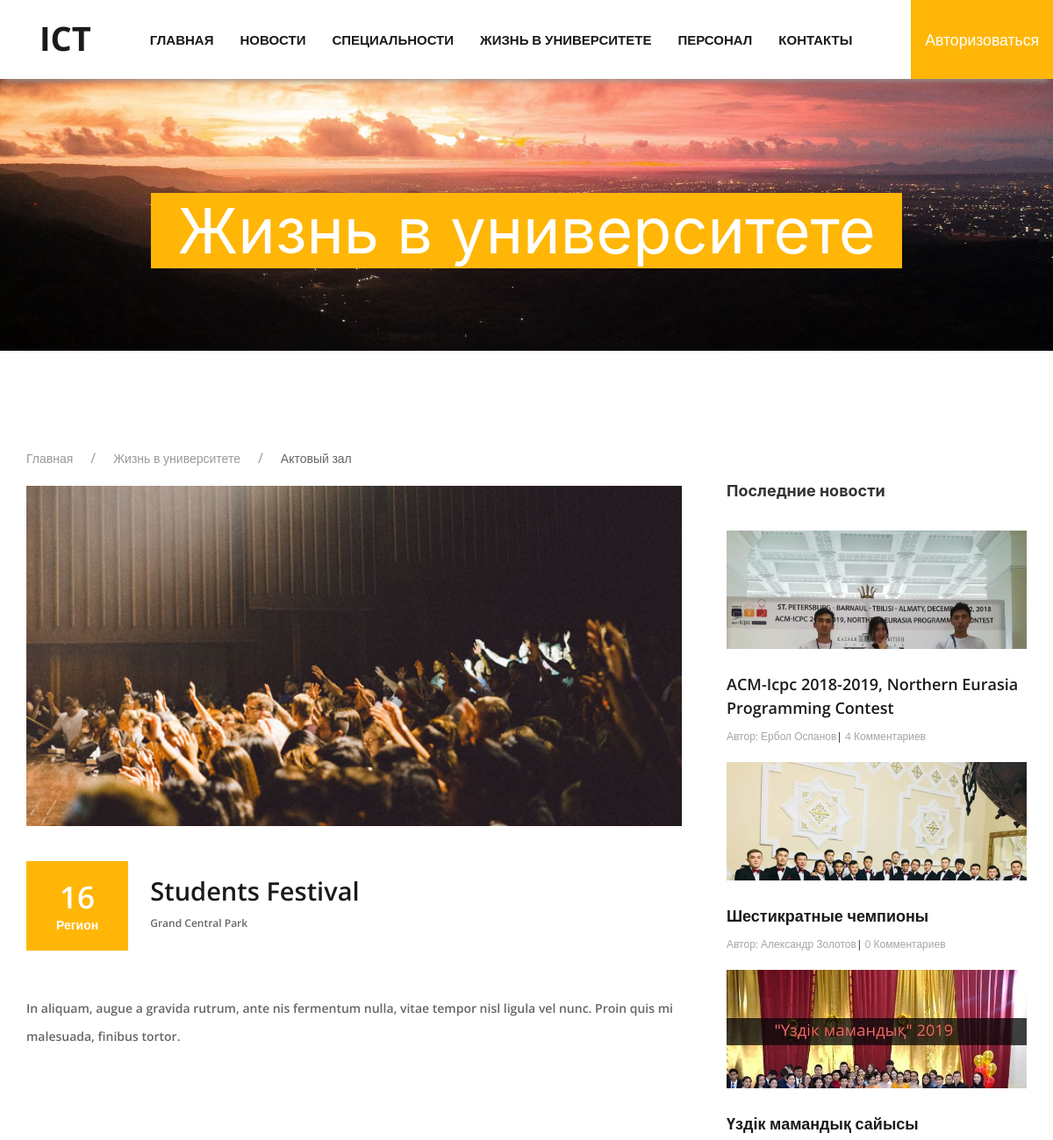
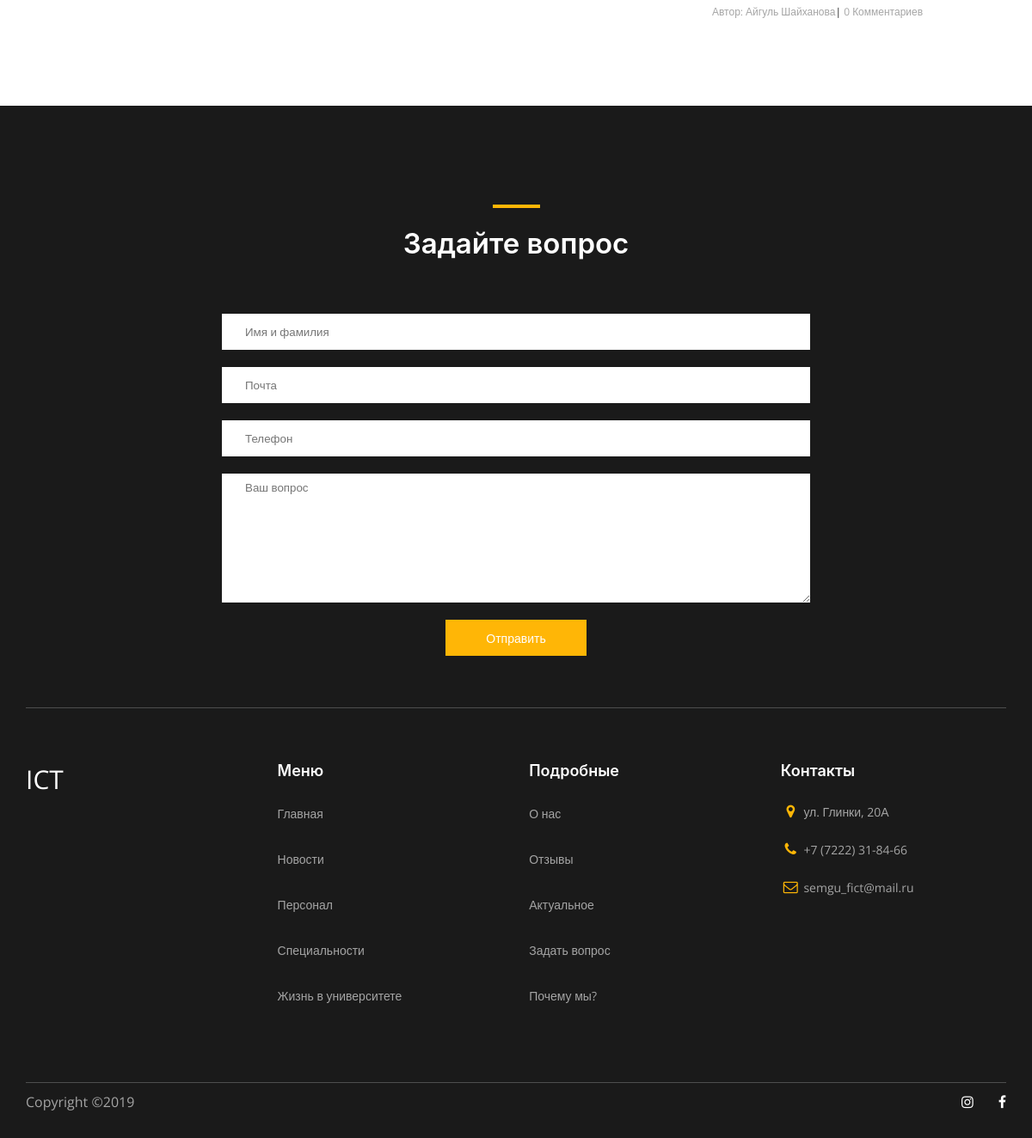
Screenshot of /student-life/1/ with the database file from the repository (2 pictures, top to bottom).
### ICTapp/models.py (models this page shows, shortened)
class Information(models.Model):
   title = models.CharField(max_length=100)
   text = models.TextField()
   location = models.CharField(max_length=100)
   img_main = models.ImageField(upload_to='posts_images', blank=True)
   img_1 = models.ImageField(upload_to='event_images', blank=True)
   img_2 = models.ImageField(upload_to='event_images', blank=True)
   img_3 = models.ImageField(upload_to='event_images', blank=True)
   date = models.DateTimeField(default=timezone.now)

### News/models.py (models this page shows, shortened)
class Post(models.Model):
   author = models.ForeignKey(User, on_delete=models.CASCADE)
   title = models.CharField(max_length=100)
   text = models.TextField()
   img = models.ImageField(upload_to='posts_images', blank=True)
   img_1 = models.ImageField(upload_to='posts_images', blank=True)
   img_2 = models.ImageField(upload_to='posts_images', blank=True)
   img_3 = models.ImageField(upload_to='posts_images', blank=True)
   img_4 = models.ImageField(upload_to='posts_images', blank=True)
   date = models.DateTimeField(default=timezone.now)
   def get_absolute_url(self):
      return reverse('news_detail_url', kwargs={'pk':self.pk})
   def get_comment_count(self):
      return self.comments.all().filter(approved=True).count()

### ICTapp/views.py (the view)
# urls.py: path('student-life/<int:pk>/', InformationDetailView.as_view(), name='information_detail_url'),
class InformationDetailView(View):
   def get(self, request, pk):
      information = get_object_or_404(Information, pk=pk)
      latest_news = Post.objects.filter().order_by('-date')[:3]
      return render(request, 'ICTapp/information_detail.html', context={
         'information': information,
         'latest_news': latest_news,
      })

### ICTapp/forms.py
class QuestionForm(forms.ModelForm):
   class Meta:
      model = Question
      fields = ('full_name', 'email', 'phone', 'text')
   def __init__(self, *args, **kwargs):
      super(QuestionForm, self).__init__(*args, **kwargs)
      self.fields['full_name'].label = "Имя Фамилия"
      self.fields['email'].label = "Эмэйл"
      self.fields['phone'].label = "Номер телефона"
      self.fields['text'].label = "Вопрос"

### ICTapp/context_processors.py (called while the page is built)
def question_form(request):
   if request.method == 'POST':
      bound_form = QuestionForm(request.POST)
      if bound_form.is_valid():
         bound_form.save()
         messages.success(request, f'Ваш вопрос принят. Прошу ожидайте ответа')
   return {'question_form': QuestionForm()}

### ICTapp/templates/ICTapp/information_detail.html (shortened to what this page needs)
{% extends 'base.html' %}
{% block content %}
   <div class="app-header parallax-window" data-parallax="scroll" data-image-src="/media/background-images/student-life.jpg">
      <h1>Жизнь в университете</h1>
   </div>
   <section id="information" class="information-section section">
      <div class="wrapper">
         <ul class="uk-breadcrumb breadcrumb">
            <li><a href="{% url 'home_url' %}">Главная</a></li>
            <li><a href="{% url 'informations_url' %}">Жизнь в университете</a></li>
            <li><span>Актовый зал</span></li>
         </ul>
         <div class="app-wrap flex j-sb">
            <div class="app-box">
               <div class="app-box__item">
                  {% if information.img_main %}
                     <div class="app-box__img app-desc-margin-b">
                        <div uk-lightbox>
                           <a href="{{ information.img_main.url }}" data-caption="">
                              <img src="{{ information.img_main.url }}" alt="ИКТ">
                           </a>
                        </div>
                     </div>
                  {% endif %}
                  <div class="app-box__container information-box__container flex flex-align-center">
                     <p class="app-box__date app-box__responsive-date">16 <span>Регион</span></p>
                     <div class="app-box__title">
                        <a>{{ information.title }}</a>
                        <p class="app-box__author">{{ information.location }}</p>
                     </div>
                  </div>
                  <p class="app-box__desc text-desc app-desc-margin-b">{{ information.text|safe }}</p>
               </div>
            </div>
            {% include 'includes/latest_news.html' %}
         </div>
   </section>
{% endblock content %}

### ICTapp/templates/includes/latest_news.html
<div class="news-more">
   <h3 class="text-title news-more__title">Последние новости</h3>
   <div class="news-more-box">
      {% for post in latest_news %}
         <div class="news-more__item">
            {% if post.img %}
            <div class="news-more__img">
               <img src="{{ post.img.url }}" alt="news">
            </div>
            {% endif %}
            <a class="app-more__link text-decor-none" href="{{ post.get_absolute_url }}">
               {{ post.title }}
            </a>
            <p class="news-more__author">Автор: {{ post.author.get_full_name }}<span>|</span> {{ post.get_comment_count }} Комментариев</p>
         </div>
      {% endfor %}
      </div>
   </div>
</div>

### ICTapp/static/css/main.css (style rules this page uses)
* { margin: 0; padding: 0; -webkit-box-sizing: border-box; box-sizing: border-box; font-family: 'Open Sans', sans-serif; text-shadow: rgba(0, 0, 0, .01) 0 0 1px; }
.subscribe input::-webkit-outer-spin-button, .subscribe input::-webkit-inner-spin-button, .app-box__container .app-action-dropdown p, .teachers-detail-info__personal-title, .profile-wrapper .add-post-form p, .teachers-detail-info__job-title, .teachers-detail-info__job p, .app-comment-box__text, .speciality-box__title, .speciality-box__text, .teachers-box__name, .news-more__author, .auth-box p, .nav .menu, .profile p { margin: 0; }
.text-decor-none, .text-decor-none:hover { text-decoration: none; }
.flex { display: -webkit-box; display: -ms-flexbox; display: flex; }
.j-sb { -webkit-box-pack: justify; -ms-flex-pack: justify; justify-content: space-between; }
.flex-align-center { -webkit-box-align: center; -ms-flex-align: center; align-items: center; }
.section { margin: 110px 0 80px; }
.text-title { font-size: 21px; font-weight: 600; }
.text-desc { color: #a5a5a5; font-weight: 600; font-size: 13.5px; line-height: 2.29; }
.wrapper { max-width: 1170px; margin: 0 auto; padding: 0 15px; }
.information-box__container .app-box__date { font-size: 35px; }
.app-box__item .information-box__container { margin: 0 0 30px }
.subscribe input { padding: 0 27px; }
.subscribe input, .subscribe textarea { width: 60%; height: 42px; border: none; font-weight: 500; color: #1a1a1a; outline: none; }
.subscribe textarea { min-height: 35px; height: 150px; resize: vertical; padding: 7px 27px; }
.app-header { background-repeat: no-repeat; background-size: cover; text-align: center; height: 400px; }
.app-header h1 { background: #ffb606; font-size: 72px; font-weight: 400; color: #fff; display: inline-block; padding: 0 30px; margin-top: 220px; }
.app-box { width: 65.5%; }
.app-box__item { margin-bottom: 80px; }
.app-comment-box__item:last-child, .app-box__item:last-child { margin-bottom: 0; }
.app-box__img img, .app-img-container__item img { width: 100%; }
.app-box__container { margin: 35px 0 25px; }
.app-box__date { text-align: center; margin-right: 25px; background: #ffb606; color: #fff; font-size: 24px; padding: 15px 34px; font-weight: 600; }
.app-box__date span { display: block; margin-top: -6px; font-size: 14px; }
.app-box__date span:first-child { margin-bottom: 4px; }
.app-box__title { width: 100%; }
.app-box__title a { color: #1a1a1a; font-size: 29px; text-decoration: none; font-weight: 600; margin-top: -10px; margin-bottom: 7px; margin-right: 5px; display: block; }
.app-box__author { margin-top: 0; font-size: 12px; font-weight: 600; }
.app-box__desc { color: inherit; font-size: 14px; }
.news-more { width: 30%; }
.news-more__title { margin-top: -7px; margin-bottom: 33px; font-weight: 700; font-size: 18px; }
.news-more__img { height: 135px; overflow: hidden; }
.news-more__img img { width: 100%; min-height: 100%; }
.app-more__link { font-weight: 600; font-size: 18px; color: #1a1a1a; margin: 27px 0 10px; display: inline-block; text-decoration: none; }
.news-more__author { color: #a5a5a5; font-size: 12px; }
.news-more__item { margin-bottom: 20px; }
.news-more__author span { color: #1a1a1a; }
.app-desc-margin-b { margin-bottom: 40px; }

### rows the page displays
Information: img_main (picture), title "Students Festival", location "Grand Central Park", text "In aliquam, augue a gravida rutrum, ante nis fermentum nulla, vitae tempor nisl ligula vel nunc. Proin quis mi malesuada, finibus tortor."
Post: img (picture), title "ACM-Icpc 2018-2019, Northern Eurasia Programming Contest", author.get_full_name "Ербол Оспанов", get_comment_count "4"
Post: img (picture), title "Шестикратные чемпионы", author.get_full_name "Александр Золотов", get_comment_count "0"
Post: img (picture), title "Үздік мамандық сайысы", author.get_full_name "Айгуль Шайханова", get_comment_count "0"
